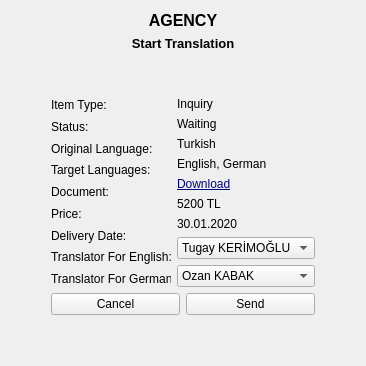
      <widget class="QWidget" name="pageAgencyStartTransition">
       <layout class="QVBoxLayout" name="verticalLayout_41">
        <item>
         <layout class="QVBoxLayout" name="verticalLayout_36">
          <item>
           <widget class="QLabel" name="label_123">
            <property name="font">
             <font>
              <pointsize>12</pointsize>
              <weight>75</weight>
              <bold>true</bold>
             </font>
            </property>
            <property name="text">
             <string>AGENCY</string>
            </property>
            <property name="alignment">
             <set>Qt::AlignCenter</set>
            </property>
           </widget>
          </item>
          <item>
           <widget class="QLabel" name="label_124">
            <property name="font">
             <font>
              <pointsize>10</pointsize>
              <weight>75</weight>
              <bold>true</bold>
             </font>
            </property>
            <property name="text">
             <string>Start Translation</string>
            </property>
            <property name="alignment">
             <set>Qt::AlignCenter</set>
            </property>
           </widget>
          </item>
          <item>
           <spacer name="verticalSpacer_17">
            <property name="orientation">
             <enum>Qt::Vertical</enum>
            </property>
            <property name="sizeHint" stdset="0">
             <size>
              <width>20</width>
              <height>40</height>
             </size>
            </property>
           </spacer>
          </item>
          <item>
           <layout class="QHBoxLayout" name="horizontalLayout_55">
            <item>
             <spacer name="horizontalSpacer_20">
              <property name="orientation">
               <enum>Qt::Horizontal</enum>
              </property>
              <property name="sizeHint" stdset="0">
               <size>
                <width>40</width>
                <height>20</height>
               </size>
              </property>
             </spacer>
            </item>
            <item>
             <layout class="QVBoxLayout" name="verticalLayout_37">
              <item>
               <layout class="QHBoxLayout" name="horizontalLayout_56">
                <item>
                 <layout class="QVBoxLayout" name="verticalLayout_38">
                  <item>
                   <widget class="QLabel" name="label_125">
                    <property name="minimumSize">
                     <size>
                      <width>120</width>
                      <height>0</height>
                     </size>
                    </property>
                    <property name="text">
                     <string>Item Type:</string>
                    </property>
                   </widget>
                  </item>
                  <item>
                   <widget class="QLabel" name="label_126">
                    <property name="minimumSize">
                     <size>
                      <width>120</width>
                      <height>0</height>
                     </size>
                    </property>
                    <property name="text">
                     <string>Status:</string>
                    </property>
                   </widget>
                  </item>
                  <item>
                   <widget class="QLabel" name="label_127">
                    <property name="minimumSize">
                     <size>
                      <width>120</width>
                      <height>0</height>
                     </size>
                    </property>
                    <property name="text">
                     <string>Original Language:</string>
                    </property>
                   </widget>
                  </item>
                  <item>
                   <widget class="QLabel" name="label_128">
                    <property name="minimumSize">
                     <size>
                      <width>120</width>
                      <height>0</height>
                     </size>
                    </property>
                    <property name="text">
                     <string>Target Languages:</string>
                    </property>
                   </widget>
                  </item>
                  <item>
                   <widget class="QLabel" name="label_130">
                    <property name="minimumSize">
                     <size>
                      <width>120</width>
                      <height>0</height>
                     </size>
                    </property>
                    <property name="text">
                     <string>Document:</string>
                    </property>
                   </widget>
                  </item>
                  <item>
                   <widget class="QLabel" name="label_131">
                    <property name="minimumSize">
                     <size>
                      <width>120</width>
                      <height>0</height>
                     </size>
                    </property>
                    <property name="text">
                     <string>Price:</string>
                    </property>
                   </widget>
                  </item>
                  <item>
                   <widget class="QLabel" name="label_132">
                    <property name="minimumSize">
                     <size>
                      <width>120</width>
                      <height>0</height>
                     </size>
                    </property>
                    <property name="text">
                     <string>Delivery Date:</string>
                    </property>
                   </widget>
                  </item>
                  <item>
                   <widget class="QLabel" name="label_137">
                    <property name="minimumSize">
                     <size>
                      <width>120</width>
                      <height>0</height>
                     </size>
                    </property>
                    <property name="text">
                     <string>Translator For English:</string>
                    </property>
                   </widget>
                  </item>
                  <item>
                   <widget class="QLabel" name="label_141">
                    <property name="minimumSize">
                     <size>
                      <width>120</width>
                      <height>0</height>
                     </size>
                    </property>
                    <property name="text">
                     <string>Translator For German:</string>
                    </property>
                   </widget>
                  </item>
                 </layout>
                </item>
                <item>
                 <layout class="QVBoxLayout" name="verticalLayout_39">
                  <item>
                   <widget class="QLabel" name="label_133">
                    <property name="minimumSize">
                     <size>
                      <width>120</width>
                      <height>0</height>
                     </size>
                    </property>
                    <property name="text">
                     <string>Inquiry</string>
                    </property>
                   </widget>
                  </item>
                  <item>
                   <widget class="QLabel" name="label_134">
                    <property name="minimumSize">
                     <size>
                      <width>120</width>
                      <height>0</height>
                     </size>
                    </property>
                    <property name="text">
                     <string>Waiting</string>
                    </property>
                   </widget>
                  </item>
                  <item>
                   <widget class="QLabel" name="label_135">
                    <property name="minimumSize">
                     <size>
                      <width>120</width>
                      <height>0</height>
                     </size>
                    </property>
                    <property name="text">
                     <string>Turkish</string>
                    </property>
                   </widget>
                  </item>
                  <item>
                   <widget class="QLabel" name="label_136">
                    <property name="minimumSize">
                     <size>
                      <width>120</width>
                      <height>0</height>
                     </size>
                    </property>
                    <property name="text">
                     <string>English, German</string>
                    </property>
                   </widget>
                  </item>
                  <item>
                   <widget class="QLabel" name="label_138">
                    <property name="minimumSize">
                     <size>
                      <width>120</width>
                      <height>0</height>
                     </size>
                    </property>
                    <property name="styleSheet">
                     <string notr="true">color: rgb(0, 0, 127);
font: 8pt &quot;MS Shell Dlg 2&quot;;
text-decoration: underline;</string>
                    </property>
                    <property name="text">
                     <string>Download</string>
                    </property>
                   </widget>
                  </item>
                  <item>
                   <widget class="QLabel" name="label_139">
                    <property name="minimumSize">
                     <size>
                      <width>120</width>
                      <height>0</height>
                     </size>
                    </property>
                    <property name="text">
                     <string>5200 TL</string>
                    </property>
                   </widget>
                  </item>
                  <item>
                   <widget class="QLabel" name="label_140">
                    <property name="minimumSize">
                     <size>
                      <width>120</width>
                      <height>0</height>
                     </size>
                    </property>
                    <property name="text">
                     <string>30.01.2020</string>
                    </property>
                   </widget>
                  </item>
                  <item>
                   <widget class="QComboBox" name="comboBox_6">
                    <item>
                     <property name="text">
                      <string>Tugay KERİMOĞLU</string>
                     </property>
                    </item>
                    <item>
                     <property name="text">
                      <string>Ozan KABAK</string>
                     </property>
                    </item>
                   </widget>
                  </item>
                  <item>
                   <widget class="QComboBox" name="comboBox_7">
                    <item>
                     <property name="text">
                      <string>Ozan KABAK</string>
                     </property>
                    </item>
                   </widget>
                  </item>
                 </layout>
                </item>
               </layout>
              </item>
              <item>
               <layout class="QHBoxLayout" name="horizontalLayout_57">
                <item>
                 <widget class="QPushButton" name="pushButton_33">
                  <property name="text">
                   <string>Cancel</string>
                  </property>
                 </widget>
                </item>
                <item>
                 <widget class="QPushButton" name="pushButton_34">
                  <property name="text">
                   <string>Send</string>
                  </property>
                 </widget>
                </item>
               </layout>
              </item>
              <item>
               <layout class="QHBoxLayout" name="horizontalLayout_58"/>
              </item>
             </layout>
            </item>
            <item>
             <spacer name="horizontalSpacer_21">
              <property name="orientation">
               <enum>Qt::Horizontal</enum>
              </property>
              <property name="sizeHint" stdset="0">
               <size>
                <width>40</width>
                <height>20</height>
               </size>
              </property>
             </spacer>
            </item>
           </layout>
          </item>
          <item>
           <spacer name="verticalSpacer_18">
            <property name="orientation">
             <enum>Qt::Vertical</enum>
            </property>
            <property name="sizeHint" stdset="0">
             <size>
              <width>20</width>
              <height>40</height>
             </size>
            </property>
           </spacer>
          </item>
         </layout>
        </item>
       </layout>
      </widget>
